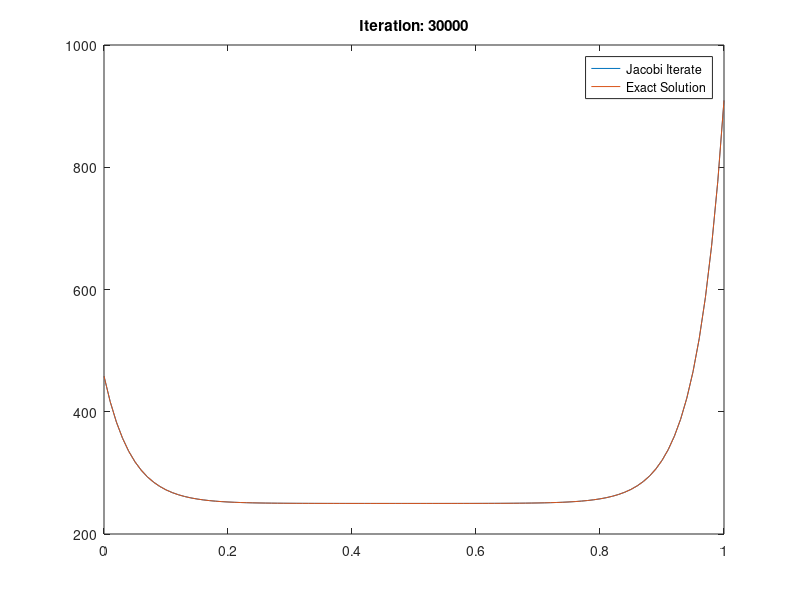

The MATLAB source for this figure:
clc; clear all; close all;

% Amount of cells
p = 100;
dx = 1/p;
area = pi*2*0.01*dx;
h = 80;

insulated = false;

% The matrix a:
a = diag(ones(p,1),1)+diag(ones(p,1),-1)-2*eye(p+1);
a(1,1) = -1;
a(1,2) = 2/3;
a(p+1,p+1) = -1;
a(p+1,p) = 2/3;

if ~insulated
	a = a - eye(p+1)*area*h;
end

% Vector b:
b = zeros(p+1,1);
b(1) = -1/3*573.15;
b(p+1) = -1/3*1273.15;

if ~insulated
	b = b - h*250*area;
end

% matrix d:
d = diag(diag(a));

% matrix r:
r = a - d;

% state x:
x = ones(p+1,1);

% Jacobi iteration:
% Optimization
id = inv(d);
exact = a\b;

% Plotting preparations
figure;
xlabel('position');
ylabel('temperature [K]');

for i = 1:30000
	x = id*(b-r*x);

	% Plotting
	if mod(i, 50) == 0
		plot(0:1/p:1,x);
		hold on;
		plot(0:1/p:1,exact);
		title(['Iteration: ' num2str(i)]);
		legend('Jacobi Iterate','Exact Solution');
		drawnow;
		hold off;
	end
end



